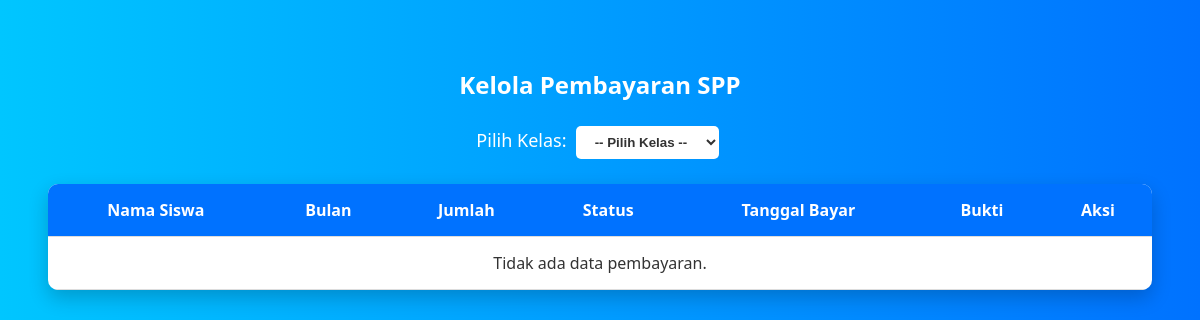
The page /keuangan/dashboard-admin/pembayaran/ (signed in) on the database as committed earlier.
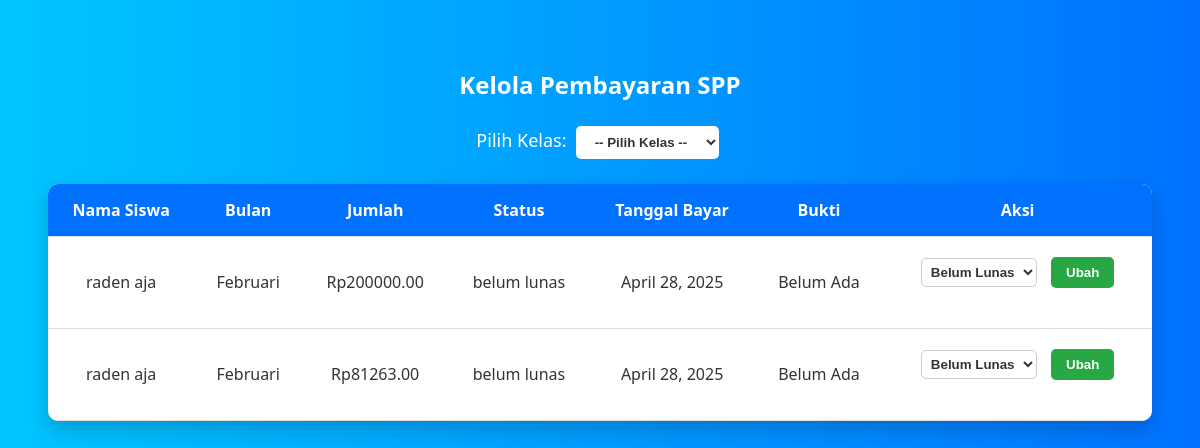
The same page on the database as committed later.
### keuangan/models.py (models this page shows, shortened)
class PembayaranSPP(models.Model):
    BULAN_CHOICES = [
    ('01', 'Januari'),
    ('02', 'Februari'),
    ('03', 'Maret'),
    ('04', 'April'),
    ('05', 'Mei'),
    ('06', 'Juni'),
    ('07', 'Juli'),
    ('08', 'Agustus'),
    ('09', 'September'),
    ('10', 'Oktober'),
    ('11', 'November'),
    ('12', 'Desember'),
]
    STATUS_CHOICES = [
    ('belum lunas', 'Belum Lunas'),
    ('lunas', 'Lunas'),
]
    siswa = models.ForeignKey(Siswa, on_delete=models.CASCADE)
    bulan = models.CharField(max_length=2, choices=BULAN_CHOICES)
    jumlah_bayar = models.DecimalField(max_digits=10, decimal_places=2)
    status_bayar = models.CharField(max_length=20, choices=STATUS_CHOICES, default='belum lunas')
    tanggal_bayar = models.DateField(auto_now_add=True)
    bukti_pembayaran = models.ImageField(upload_to='bukti_pembayaran/', blank=True, null=True)

class Siswa(models.Model):
    user = models.OneToOneField(User, on_delete=models.CASCADE, related_name='keuangan_siswa')
    nama = models.CharField(max_length=100)
    nis = models.CharField(max_length=20, unique=True)
    kelas = models.CharField(max_length=10)

### keuangan/views.py (the view, shortened to what this page needs)
# urls.py: path('dashboard-admin/pembayaran/', views.kelola_pembayaran, name='kelola_pembayaran'),
@login_required
def kelola_pembayaran(request):
    kelas_list = Siswa.objects.values_list('kelas', flat=True).distinct()
    kelas_terpilih = request.GET.get('kelas')
    search_nama = request.GET.get('search_nama')
    pembayaran_list = PembayaranSPP.objects.all()
    if kelas_terpilih:
        pembayaran_list = pembayaran_list.filter(siswa__kelas=kelas_terpilih)
    if search_nama:
        pembayaran_list = pembayaran_list.filter(siswa_nama_icontains=search_nama)
    pembayaran_list = pembayaran_list.order_by('siswa__nama', 'bulan')
    return render(request, 'keuangan/admin/kelola_pembayaran.html', {
        'pembayaran_list': pembayaran_list,
        'kelas_list': kelas_list,
        'kelas_terpilih': kelas_terpilih,
        'search_nama': search_nama,
    })

### keuangan/templates/keuangan/admin/kelola_pembayaran.html (shortened to what this page needs)
<!DOCTYPE html>
<html lang="id">
<head>
</head>
<body>
<h2>Kelola Pembayaran SPP</h2>
<form method="GET">
    <label for="kelas" style="color: white; font-size: 18px;">Pilih Kelas:</label>
    <select name="kelas" id="kelas" onchange="this.form.submit()">
        <option value="">-- Pilih Kelas --</option>
    </select>
</form>
<table>
    <thead>
        <tr>
            <th>Nama Siswa</th>
            <th>Bulan</th>
            <th>Jumlah</th>
            <th>Status</th>
            <th>Tanggal Bayar</th>
            <th>Bukti</th>
            <th>Aksi</th>
        </tr>
    </thead>
    <tbody>
        {% for bayar in pembayaran_list %}
        <tr>
            <td>{{ bayar.siswa.nama }}</td>
            <td>{{ bayar.get_bulan_display }}</td>
            <td>Rp{{ bayar.jumlah_bayar }}</td>
            <td>{{ bayar.status_bayar }}</td>
            <td>{{ bayar.tanggal_bayar|default:"-" }}</td>
            <td>
                {% if bayar.bukti_pembayaran %}
                    <a href="{{ bayar.bukti_pembayaran.url }}" target="_blank">Lihat</a>
                {% else %}
                    Belum Ada
                {% endif %}
            </td>
            <td>
                <form method="POST">
                    <select name="status_baru">
                        <option value="belum lunas" {% if bayar.status_bayar == 'belum lunas' %}selected{% endif %}>Belum Lunas</option>
                    </select>
                    <button type="submit" style="margin-top: 5px;">Ubah</button>
                </form>
            </td>
        </tr>
        {% empty %}
        <tr>
            <td colspan="7" style="text-align: center;">Tidak ada data pembayaran.</td>
        </tr>
        {% endfor %}
    </tbody>
</table>
</body>
</html>

### keuangan/templates/keuangan/admin/kelola_pembayaran.html (style rules this page uses)
body { font-family: 'Segoe UI', Tahoma, Geneva, Verdana, sans-serif; background: linear-gradient(to right, #00c6ff, #0072ff); color: #333; padding: 40px; animation: fadeIn 1s ease-in-out; }
h2, h3 { text-align: center; color: white; margin-bottom: 20px; }
form { text-align: center; margin-bottom: 20px; }
select, button, a.reset-link { padding: 8px 15px; border-radius: 5px; border: none; font-weight: bold; cursor: pointer; margin: 5px; }
select { background-color: white; color: #333; }
button { background-color: #28a745; color: white; }
table { width: 100%; border-collapse: collapse; background-color: white; border-radius: 10px; overflow: hidden; box-shadow: 0 8px 20px rgba(0,0,0,0.2); animation: slideUp 1s ease-in-out; }
thead { background-color: #0072ff; color: white; }
th, td { padding: 15px; text-align: center; border-bottom: 1px solid #ddd; }
td select { padding: 5px; border-radius: 5px; border: 1px solid #ccc; }

Rows that differ between the two databases and show on the page:
added PembayaranSPP: siswa.nama "raden aja", bulan "Februari", jumlah_bayar "200000.00", status_bayar "belum lunas", tanggal_bayar "April 28, 2025", bukti_pembayaran "Belum Ada", status_baru "Belum Lunas"
added PembayaranSPP: siswa.nama "raden aja", bulan "Februari", jumlah_bayar "81263.00", status_bayar "belum lunas", tanggal_bayar "April 28, 2025", bukti_pembayaran "Belum Ada", status_baru "Belum Lunas"
Other text that changed with them:
text no longer shown: "Tidak ada data pembayaran."
